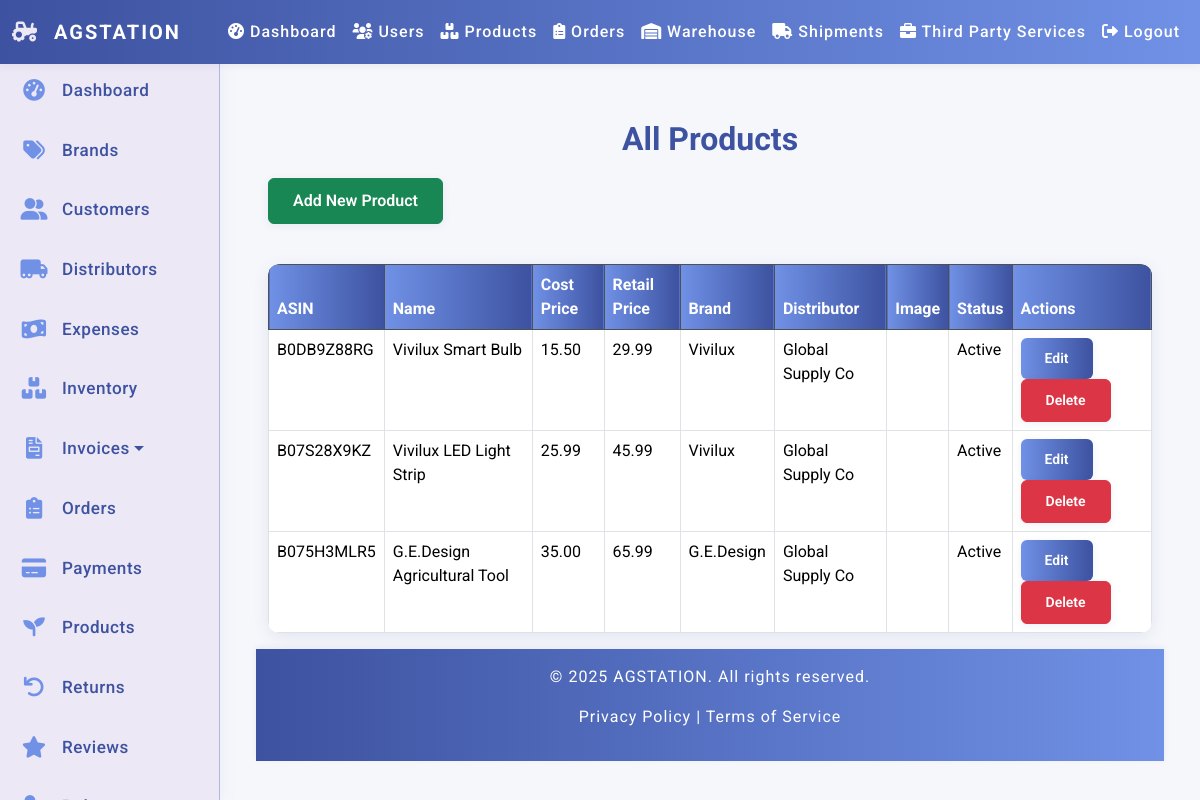
The page /admin/products/index.php (signed in) on the database its author committed.
### tables this page shows
CREATE TABLE Products (
    asin VARCHAR(20) PRIMARY KEY,
    name VARCHAR(255) NOT NULL,
    upc VARCHAR(100),
    brand_id INT,
    distributor_id INT,
    category VARCHAR(100),
    cost_price DECIMAL(10,2),
    retail_price DECIMAL(10,2),
    description TEXT,
    image_url TEXT,
    status ENUM('Active', 'Inactive') DEFAULT 'Active',
    created_at DATETIME DEFAULT CURRENT_TIMESTAMP,
    FOREIGN KEY (brand_id) REFERENCES Brands(brand_id)
        ON DELETE SET NULL ON UPDATE CASCADE,
    FOREIGN KEY (distributor_id) REFERENCES Distributors(distributor_id)
        ON DELETE SET NULL ON UPDATE CASCADE
);

CREATE TABLE Brands (
    brand_id INT PRIMARY KEY AUTO_INCREMENT,
    name VARCHAR(255) NOT NULL,
    contact_email VARCHAR(255),
    phone_number VARCHAR(50),
    website_url VARCHAR(255),
    authorized_reseller BOOLEAN DEFAULT FALSE,
    contract_document_url TEXT,
    category VARCHAR(255),
    status ENUM('Active', 'Pending', 'Blacklisted') DEFAULT 'Pending',
    notes TEXT
);

CREATE TABLE Distributors (
    distributor_id INT PRIMARY KEY AUTO_INCREMENT,
    name VARCHAR(255) NOT NULL,
    contact_person VARCHAR(255),
    email VARCHAR(255),
    phone_number VARCHAR(50),
    address TEXT,
    country VARCHAR(100),
    website_url VARCHAR(255),
    business_license_no VARCHAR(100),
    status ENUM('Active', 'Inactive', 'Blacklisted') DEFAULT 'Active',
    notes TEXT
);

### admin/products/index.php (the view, shortened to what this page needs)
<?php
require_once '../../config/db.php';
require_once '../../includes/header.php';
try {
    $query = "SELECT
                p.*,
                b.name AS brand_name,
                d.name AS distributor_name
              FROM Products p
              LEFT JOIN Brands b ON p.brand_id = b.brand_id
              LEFT JOIN Distributors d ON p.distributor_id = d.distributor_id
              ORDER BY p.asin DESC";
    $stmt = $pdo->prepare($query);
    $stmt->execute();
    $products = $stmt->fetchAll(PDO::FETCH_ASSOC);
} catch (PDOException $e) {
    die("Database error: " . $e->getMessage());
}
?>
<div class="container">
    <h2>All Products</h2>
    <a href="create.php" class="btn btn-success mb-3">Add New Product</a>
    <table class="table table-bordered">
        <thead class="table-dark">
            <tr>
                <th>ASIN</th>
                <th>Name</th>
                <th>Cost Price</th>
                <th>Retail Price</th>
                <th>Brand</th>
                <th>Distributor</th>
                <th>Image</th>
                <th>Status</th>
                <th>Actions</th>
            </tr>
        </thead>
        <tbody>
            <?php foreach ($products as $row): ?>
            <tr>
                <td><?= htmlspecialchars($row['asin']) ?></td>
                <td><?= htmlspecialchars($row['name']) ?></td>
                <td><?= htmlspecialchars($row['cost_price']) ?></td>
                <td><?= htmlspecialchars($row['retail_price']) ?></td>
                <td><?= $row['brand_name'] ? htmlspecialchars($row['brand_name']) : '<span class="text-muted">None</span>' ?></td>
                <td><?= $row['distributor_name'] ? htmlspecialchars($row['distributor_name']) : '<span class="text-muted">None</span>' ?></td>
                <td>
                </td>
                <td><?= htmlspecialchars($row['status']) ?></td>
                <td>
                    <a href="edit.php?asin=<?= urlencode($row['asin']) ?>" class="btn btn-primary btn-sm">Edit</a>
                    <a href="delete.php?asin=<?= urlencode($row['asin']) ?>" class="btn btn-danger btn-sm" onclick="return confirm('Delete this product?');">Delete</a>
                </td>
            </tr>
            <?php endforeach; ?>
        </tbody>
    </table>
</div>
<?php include '../../includes/footer.php'; ?>

### assets/css/style.css (style rules this page uses)
html, body { height: 100%; margin: 0; padding: 0; }
body { font-family: 'Roboto', sans-serif; margin: 0; padding: 0; background: #EDE8F5; color: #222; min-height: 100vh; display: flex; flex-direction: column; height: 100vh; }
h1, h2 { text-align: center; color: #3D52A0; font-weight: 700; margin-bottom: 20px; }
.btn, button { font-weight: 600; border-radius: 6px; padding: 10px 24px; transition: all 0.2s; box-shadow: 0 2px 8px rgba(61, 82, 160, 0.08); }
.btn-primary, .btn-primary:focus { background: linear-gradient(90deg, #7091E6 0%, #3D52A0 100%); border: none; color: #fff; }
table { width: 100%; border-collapse: collapse; margin: 24px 0; background: #fff; border-radius: 12px; overflow: hidden; box-shadow: 0 4px 16px rgba(61, 82, 160, 0.10); }
table th, table td { padding: 16px; text-align: left; border-bottom: 1px solid #ADB8DA; }
table th { background: linear-gradient(90deg, #7091E6 0%, #3D52A0 100%); color: #fff; font-weight: bold; }

### rows shown on the page
products: asin "B0DB9Z88RG", name "Vivilux Smart Bulb", cost_price "15.50", retail_price "29.99", brand.name "Vivilux", distributor.name "Global Supply Co", status "Active"
products: asin "B07S28X9KZ", name "Vivilux LED Light Strip", cost_price "25.99", retail_price "45.99", brand.name "Vivilux", distributor.name "Global Supply Co", status "Active"
products: asin "B075H3MLR5", name "G.E.Design Agricultural Tool", cost_price "35.00", retail_price "65.99", brand.name "G.E.Design", distributor.name "Global Supply Co", status "Active"
